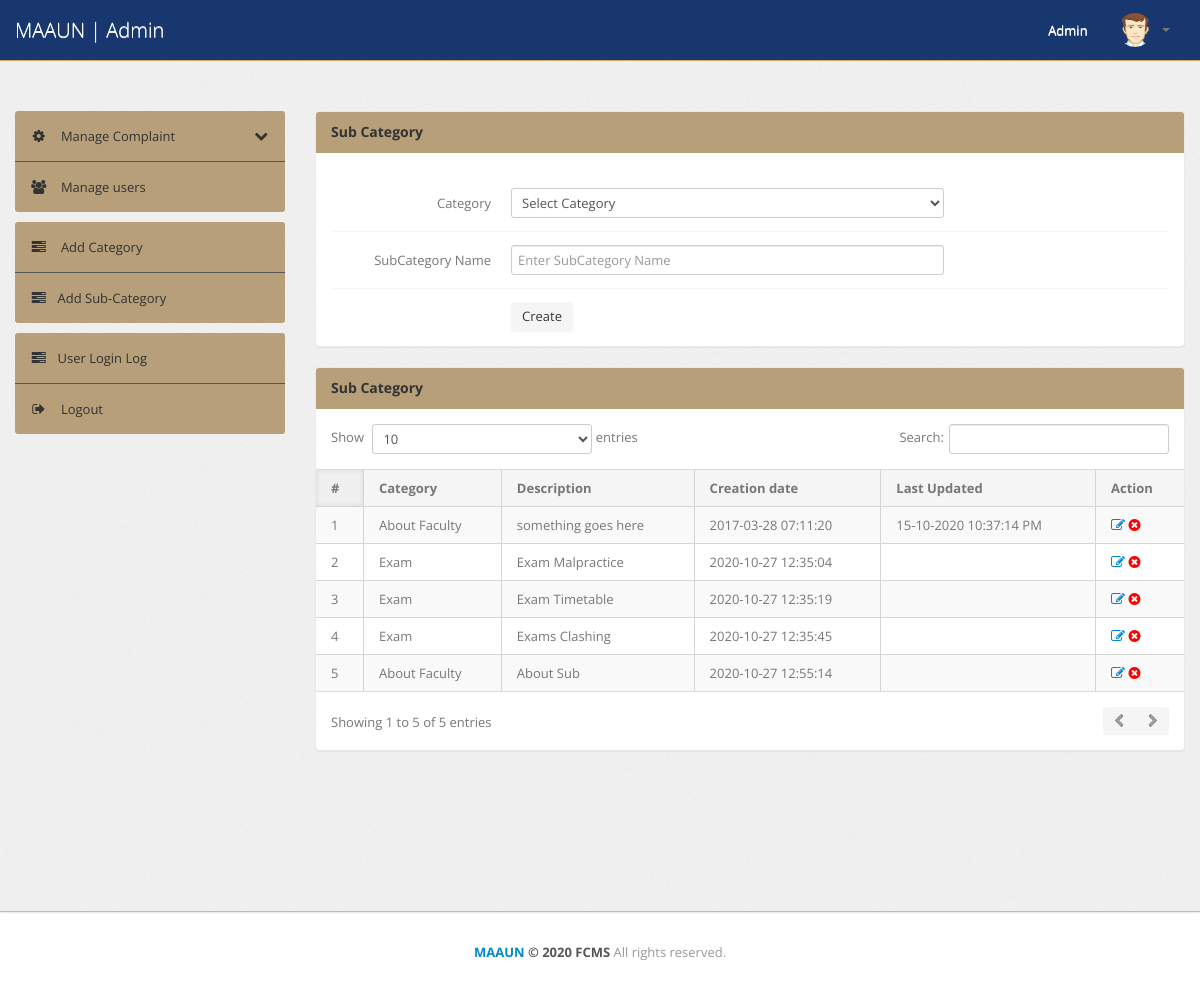
Page /admin/subcategory.php (signed in) on the committed database.
### tables this page shows
CREATE TABLE `subcategory` (
  `id` int(11) NOT NULL,
  `categoryid` int(11) NOT NULL,
  `subcategory` varchar(255) NOT NULL,
  `creationDate` timestamp NOT NULL DEFAULT CURRENT_TIMESTAMP,
  `updationDate` varchar(255) DEFAULT NULL
);

CREATE TABLE `category` (
  `id` int(11) NOT NULL,
  `categoryName` varchar(255) NOT NULL,
  `categoryDescription` longtext NOT NULL,
  `creationDate` timestamp NOT NULL DEFAULT CURRENT_TIMESTAMP,
  `updationDate` varchar(255) DEFAULT NULL
);

### admin/subcategory.php (the view, shortened to what this page needs)
<?php
include('include/config.php');
if(strlen($_SESSION['alogin'])==0)
	{
header('location:index.php');
}
else{
?>
<!DOCTYPE html>
<html lang="en">
<head>
	<link type="text/css" href="bootstrap/css/bootstrap.min.css" rel="stylesheet">
	<link type="text/css" href="bootstrap/css/bootstrap-responsive.min.css" rel="stylesheet">
	<link type="text/css" href="css/theme.css" rel="stylesheet">
	<link type="text/css" href="images/icons/css/font-awesome.css" rel="stylesheet">
</head>
<body>
<?php include('include/header.php');?>
	<div class="wrapper">
		<div class="container">
			<div class="row">
			<?php include('include/sidebar.php');?>
			<div class="span9">
					<div class="content">
						<div class="module">
							<div class="module-head">
								<h3>Sub Category</h3>
							</div>
							<div class="module-body">
									<br />
			<form class="form-horizontal row-fluid" name="subcategory" method="post" >
<div class="control-group">
<label class="control-label" for="basicinput">Category</label>
<div class="controls">
<select name="category" class="span8 tip" required>
<option value="">Select Category</option>
</select>
</div>
</div>
<div class="control-group">
<label class="control-label" for="basicinput">SubCategory Name</label>
<div class="controls">
<input type="text" placeholder="Enter SubCategory Name"  name="subcategory" class="span8 tip" required>
</div>
</div>
	<div class="control-group">
											<div class="controls">
												<button type="submit" name="submit" class="btn">Create</button>
											</div>
										</div>
									</form>
							</div>
						</div>
	<div class="module">
							<div class="module-head">
								<h3>Sub Category</h3>
							</div>
							<div class="module-body table">
								<table cellpadding="0" cellspacing="0" border="0" class="datatable-1 table table-bordered table-striped	 display" width="100%">
									<thead>
										<tr>
											<th>#</th>
											<th>Category</th>
											<th>Description</th>
											<th>Creation date</th>
											<th>Last Updated</th>
											<th>Action</th>
										</tr>
									</thead>
									<tbody>
<?php $query=mysqli_query($con,"select subcategory.id,category.categoryName,subcategory.subcategory,subcategory.creationDate,subcategory.updationDate from subcategory join category on category.id=subcategory.categoryid");
$cnt=1;
while($row=mysqli_fetch_array($query))
{
?>
										<tr>
											<td><?php echo htmlentities($cnt);?></td>
											<td><?php echo htmlentities($row['categoryName']);?></td>
											<td><?php echo htmlentities($row['subcategory']);?></td>
											<td> <?php echo htmlentities($row['creationDate']);?></td>
											<td><?php echo htmlentities($row['updationDate']);?></td>
											<td>
											<a href="edit-subcategory.php?id=<?php echo $row['id']?>" ><i class="icon-edit"></i></a>
											<a style="color: red;" href="subcategory.php?id=<?php echo $row['id']?>&del=delete" onClick="return confirm('Are you sure you want to delete?')"><i class="icon-remove-sign"></i></a></td>
										</tr>
										<?php $cnt=$cnt+1; } ?>
								</table>
							</div>
						</div>
					</div>
				</div>
			</div>
		</div>
	</div>
<?php include('include/footer.php');?>
</body>
<?php } ?>

### rows in the picture
subcategory: categoryid.categoryName "About Faculty", subcategory "something goes here", creationDate "2017-03-28 07:11:20", updationDate "15-10-2020 10:37:14 PM"
subcategory: categoryid.categoryName "Exam", subcategory "Exam Malpractice", creationDate "2020-10-27 12:35:04"
subcategory: categoryid.categoryName "Exam", subcategory "Exam Timetable", creationDate "2020-10-27 12:35:19"
subcategory: categoryid.categoryName "Exam", subcategory "Exams Clashing", creationDate "2020-10-27 12:35:45"
subcategory: categoryid.categoryName "About Faculty", subcategory "About Sub", creationDate "2020-10-27 12:55:14"
